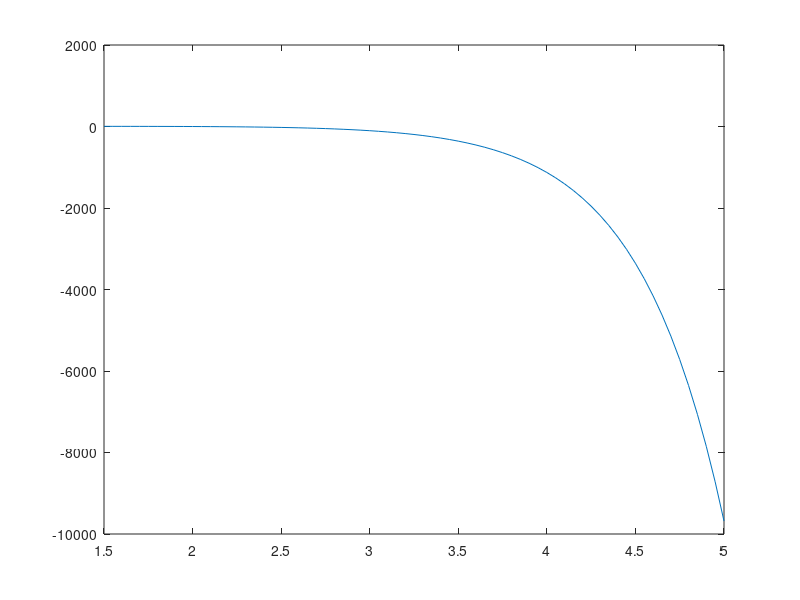

The MATLAB script that drew this image: (Note: this script raises an error after producing the figure.)
x0 = 1.5; step = 0.05; xend = 5;
a = [1.3, 2]'
c = [2, -0.5]'
v = 1e-4

x = x0:step:xend;
y = exp ( x(:)  * a(:).' ) * c(:);
err = randn(size(y))*v;
plot(x,y+err);

[a_out, c_out, rms] = expfit(2, x0, step, y+err)

